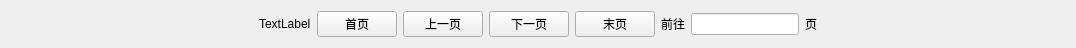
<?xml version="1.0" encoding="UTF-8"?>
<ui version="4.0">
 <class>UsePage</class>
 <widget class="QWidget" name="UsePage">
  <property name="geometry">
   <rect>
    <x>0</x>
    <y>0</y>
    <width>1076</width>
    <height>48</height>
   </rect>
  </property>
  <property name="windowTitle">
   <string>Form</string>
  </property>
  <layout class="QHBoxLayout" name="horizontalLayout">
   <item>
    <spacer name="horizontalSpacer">
     <property name="orientation">
      <enum>Qt::Horizontal</enum>
     </property>
     <property name="sizeHint" stdset="0">
      <size>
       <width>40</width>
       <height>20</height>
      </size>
     </property>
    </spacer>
   </item>
   <item>
    <widget class="QLabel" name="label">
     <property name="text">
      <string>TextLabel</string>
     </property>
     <property name="k3" stdset="0">
      <bool>true</bool>
     </property>
    </widget>
   </item>
   <item>
    <widget class="QPushButton" name="btn_first">
     <property name="text">
      <string>首页</string>
     </property>
    </widget>
   </item>
   <item>
    <widget class="QPushButton" name="btn_pre">
     <property name="text">
      <string>上一页</string>
     </property>
    </widget>
   </item>
   <item>
    <widget class="QPushButton" name="btn_next">
     <property name="text">
      <string>下一页</string>
     </property>
    </widget>
   </item>
   <item>
    <widget class="QPushButton" name="btn_last">
     <property name="text">
      <string>末页</string>
     </property>
    </widget>
   </item>
   <item>
    <widget class="QLabel" name="label_2">
     <property name="text">
      <string>前往</string>
     </property>
     <property name="k3" stdset="0">
      <bool>true</bool>
     </property>
    </widget>
   </item>
   <item>
    <widget class="QLineEdit" name="lineEdit">
     <property name="sizePolicy">
      <sizepolicy hsizetype="Preferred" vsizetype="Fixed">
       <horstretch>0</horstretch>
       <verstretch>0</verstretch>
      </sizepolicy>
     </property>
    </widget>
   </item>
   <item>
    <widget class="QLabel" name="label_3">
     <property name="text">
      <string>页</string>
     </property>
     <property name="k3" stdset="0">
      <bool>true</bool>
     </property>
    </widget>
   </item>
   <item>
    <spacer name="horizontalSpacer_2">
     <property name="orientation">
      <enum>Qt::Horizontal</enum>
     </property>
     <property name="sizeHint" stdset="0">
      <size>
       <width>40</width>
       <height>20</height>
      </size>
     </property>
    </spacer>
   </item>
  </layout>
 </widget>
 <resources/>
 <connections/>
</ui>
